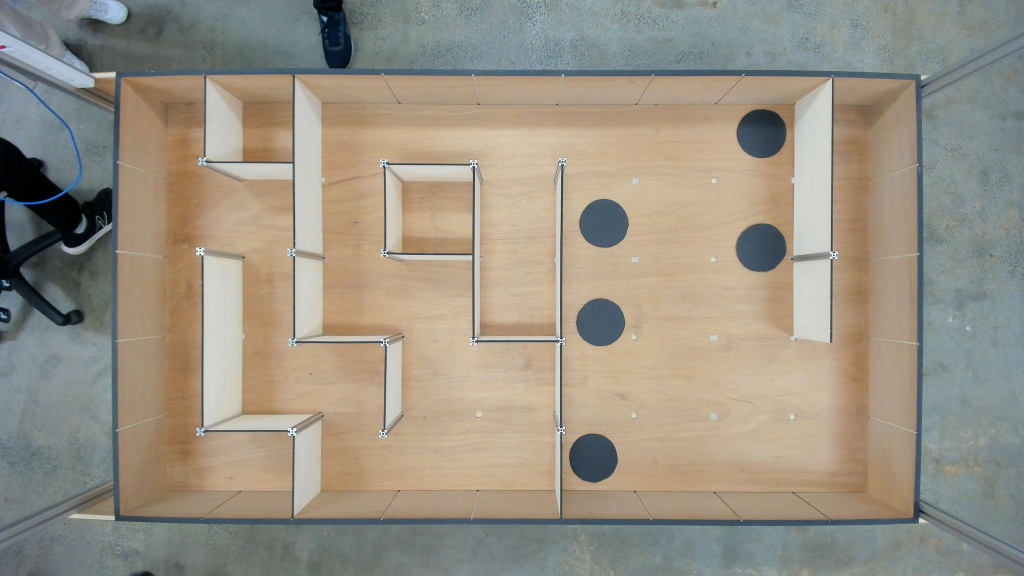
#> input picture PathPlanning/maze_r3.jpg, 2048 x 1152 px (shown at 1/2 size)
$ jupyter execute pathPlanning_obstacles.ipynb
#> lines starting #> are read from the running program, lines starting #| are printed output that depends on the picture; after the words box and inside, x2 and y2 are one past the last pixel; in counts of white or black regions, pixels touching at a corner belong together
[cell 1]
import cv2
import numpy as np
import random
import math
from matplotlib import pyplot as plt
from collections import deque


# General settings
seed = 42
# image_file = "sample_map.png"

# Task 1 - Occupancy map
unsafe_kernel_size = 5
unsafe_iterations = 5

[cell 2]
class Node:
    def __init__(self, node_id, x, y):
        self.id = node_id
        self.x = x
        self.y = y

    def get_point(self):
        return (self.x,self.y)

    def get_ID(self):
        return self.id

class Graph:
    def __init__(self):
        self.nodes = {}
        self.edges = {}

    def add_node(self, node_id, x, y):
        if node_id not in self.nodes:
            self.nodes[node_id] = Node(node_id,x,y)
            self.edges[node_id] = {}

    def add_edge(self, node_id1, node_id2, weight):
        if node_id1 in self.nodes and node_id2 in self.nodes:
            if node_id1 not in self.edges:
                self.edges[node_id1] = {}
            self.edges[node_id1][node_id2] = weight
            # add edge going the opposite direction as well
            if node_id2 not in self.edges:
                self.edges[node_id2] = {}
            self.edges[node_id2][node_id1] = weight

    # [6 lines left out: function remove_edge, not called in this run]

    def get_nodes(self):
        return list(self.nodes.keys())

    def get_neighbours(self, node_id):
        if node_id in self.edges:
            return list(self.edges[node_id].keys())
        else:
            return []

[cell 3]
img = cv2.imread('maze_r3.jpg') # TODO: Replace with code to load the image
#> img is the input picture: shape (1152, 2048, 3); mean B, G, R 131.5, 145.5, 152.5
imgHSV = cv2.cvtColor(img,cv2.COLOR_BGR2HSV)
plt.imshow(img)
plt.show()
# pts1 = np.float32([[215,125],[1740,125],[215,990],[1740,990]]) # four points on the first image
pts1 = np.float32([[230,150],[1800,150],[230,1040],[1800,1040]]) # four points on the first image

# pts2 = np.float32([[0,0],[1525,0],[0,865],[1525,865]]) # four points on the second image
pts2 = np.float32([[0,0],[1570,0],[0,865],[1570,865]]) # four points on the second image

H = cv2.getPerspectiveTransform(pts1,pts2) # homography matrix
print(H)
cropped_image = cv2.warpPerspective(imgHSV, H, (1525,865))
kernel = cv2.getStructuringElement(cv2.MORPH_RECT, (3, 3))

cropped_image = cv2.dilate(cropped_image,kernel,iterations=4)

plt.imshow(cropped_image)
plt.show()


# imgHSVMasked = cv2.inRange(cropped_image,(6,45,98),(87,255,237))
imgHSVMasked = cv2.inRange(cropped_image,(33,0,0),(178,255,255))
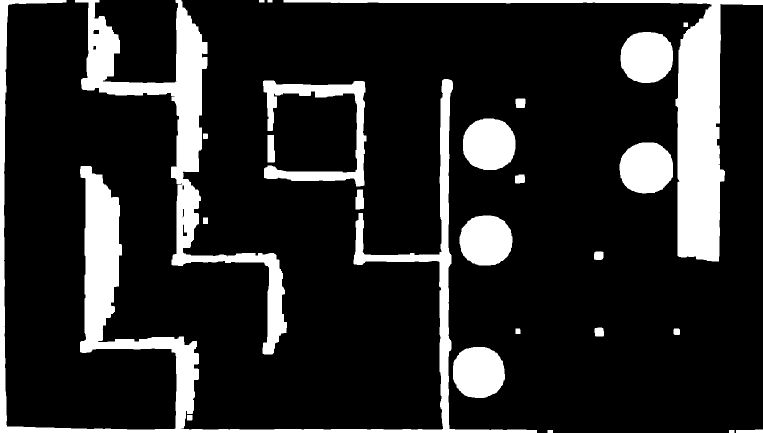
#> imgHSVMasked: shape (865, 1525) (shown at 1/2 size); 16.1% white; 26 white regions, largest, box (x1, y1, x2, y2) and area: (0, 0, 1074, 865) 64218, (567, 0, 1525, 523) 46494, (150, 0, 574, 709) 42420

imgHSVFinal = imgHSVMasked.copy()
imgHSVFinal = cv2.cvtColor(imgHSVFinal, cv2.COLOR_GRAY2RGB)  # Convert single channel to BGR
imgHSVFinal = cv2.erode(imgHSVFinal, kernel, iterations=3)
inverted_image = cv2.bitwise_not(imgHSVFinal)
# inverted_image = cv2.dilate(inverted_image, kernel, iterations=2)

x_start = 5
x_end = 3

x_obstacle = int((1570/9)*x_start)+20
inverted_image = cv2.circle(inverted_image,(x_obstacle,0),10,(0,255,0),-1)

y_obstacle = 0
w_obstacle = int((1570/9)*x_end)
h_obstacle =860
final_width = 1570-x_obstacle-w_obstacle
inverted_image = cv2.circle(inverted_image,(w_obstacle+x_obstacle,h_obstacle),10,(0,255,0),-1)

# x, y, w, h = 860, 0, 500, 860  # Example values
cropped_image = inverted_image[y_obstacle:y_obstacle+h_obstacle, x_obstacle:x_obstacle+w_obstacle]
#> cropped_image: shape (860, 523, 3)
kernel_size = 5
kernel = np.ones((kernel_size, kernel_size), np.uint8)
dilation = 5
iterations = 20

cropped_image = cv2.cvtColor(cropped_image, cv2.COLOR_RGB2GRAY)
#> cropped_image: shape (860, 523)

extra_eroded_image = cv2.dilate(cropped_image, kernel, iterations=dilation)

extra_eroded_image = cv2.erode(extra_eroded_image, kernel, iterations=iterations)

extra_eroded_image = cv2.cvtColor(extra_eroded_image, cv2.COLOR_GRAY2RGB)


inverted_image[y_obstacle:y_obstacle+h_obstacle, x_obstacle:x_obstacle+w_obstacle] = extra_eroded_image


plt.figure(figsize = (9,5))
plt.imshow(inverted_image)

plt.show()

[cell 4]
bfs_image = inverted_image.copy()
bfs_graph = Graph()

height,width,_ = bfs_image.shape
x_step = width/(9)
y_step = height/(5)

# bfs_image = cv2.circle(bfs_image,(300,200),10,(0,255,0),-1)
# bfs_image = cv2.circle(bfs_image,(550,200),10,(0,255,0),-1)

node_id = 0
for row in range(5):
    for col in range(9):
        x = ((col+0.5)*x_step)
        y = ((row+0.5)*y_step)
        bfs_graph.add_node((node_id),x,y)
        bfs_image = cv2.circle(bfs_image,(int(x),int(y)),10,(0,255,0),-1)
        node_id += 1
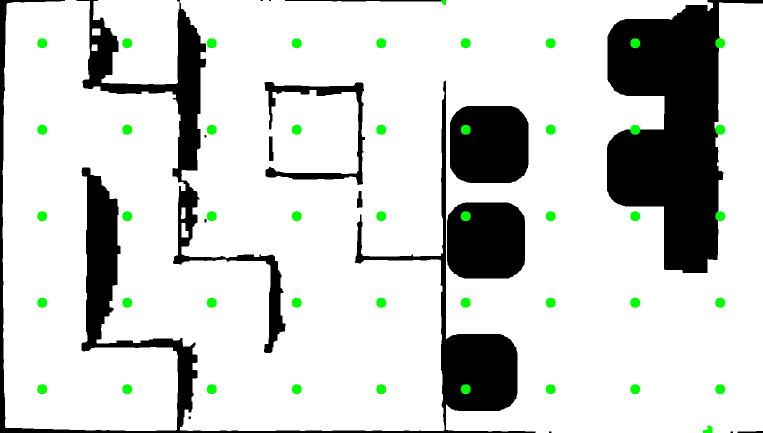
#> bfs_image: shape (865, 1525, 3) (shown at 1/2 size); mean B, G, R 205.8, 208.6, 205.8
#> after the loop, node_id = 45

nodes_list_first = bfs_graph.get_nodes()
#> nodes_list_first = 45 values from 0 to 44
print(nodes_list_first)
#| [0, 1, 2, 3, 4, 5, 6, 7, 8, 9, 10, 11, 12, 13, 14, 15, 16, 17, 18, 19, 20, 21, 22, 23, 24, 25, 26, 27, 28, 29, 30, 31, 32, 33, 34, 35, 36, 37, 38, 39, 40, 41, 42, 43, 44]
plt.imshow(bfs_image,cmap='gray')
plt.show()

[cell 5]
bfs_image2 = inverted_image.copy()
bfs_graph2 = Graph()

height,width,_ = bfs_image2.shape
x_step_Middle = (w_obstacle)/(10)
y_step_Middle = height/(10)

# bfs_image = cv2.circle(bfs_image,(300,200),10,(0,255,0),-1)
# bfs_image = cv2.circle(bfs_image,(550,200),10,(0,255,0),-1)

node_id_Middle = node_id
#> node_id_Middle = 45
for row in range(10):
    for col in range(10):
        x = ((col+0.5)*x_step_Middle + x_obstacle)
        y = ((row+0.5)*y_step_Middle)
        bfs_graph2.add_node((node_id_Middle),x,y)
        bfs_image2 = cv2.circle(bfs_image2,(int(x),int(y)),10,(0,255,0),-1)
        node_id_Middle += 1
#> this loop made 10 passes
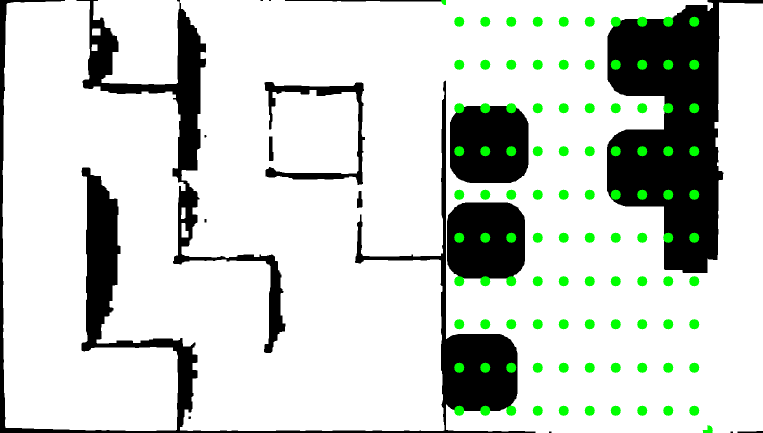
#> bfs_image2: shape (865, 1525, 3) (shown at 1/2 size); mean B, G, R 204, 210.2, 204
#> after the loop, node_id_Middle = 145

nodes_list_middle = bfs_graph2.get_nodes()
#> nodes_list_middle = 100 values from 45 to 144
print(nodes_list_middle)
#> (printed output is left out)
plt.imshow(bfs_image2,cmap='gray')
plt.show()

[cell 6]
bfs_image3 = inverted_image.copy()
bfs_graph3 = Graph()

height,width,_ = bfs_image3.shape
x_step_Final = final_width/(1)
# x_step_Final = 150/(1)

y_step_Final = height/(5)

# bfs_image = cv2.circle(bfs_image,(300,200),10,(0,255,0),-1)
# bfs_image = cv2.circle(bfs_image,(550,200),10,(0,255,0),-1)

node_id_Final = node_id_Middle
#> node_id_Final = 145
for row in range(5):
    for col in range(1):
        x = ((col+0.5)*x_step_Final + (x_obstacle+w_obstacle))
        y = ((row+0.5)*y_step_Final)
        bfs_graph3.add_node((node_id_Final),x,y)
        bfs_image3 = cv2.circle(bfs_image3,(int(x),int(y)),10,(0,255,0),-1)
        node_id_Final += 1
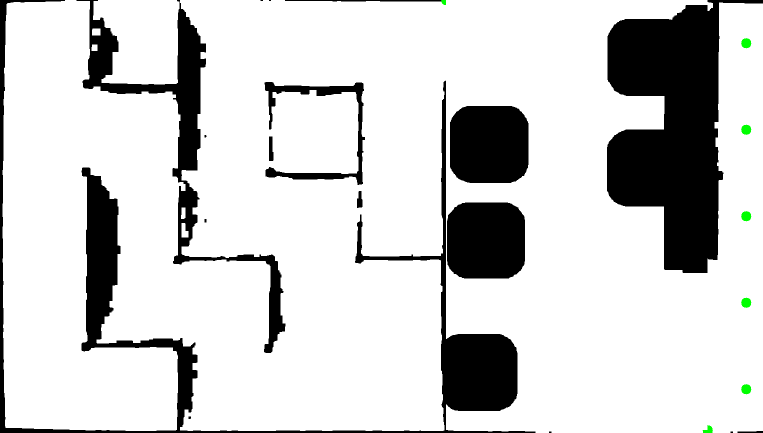
#> bfs_image3: shape (865, 1525, 3) (shown at 1/2 size); mean B, G, R 207.9, 208.3, 207.9
#> after the loop, node_id_Final = 150

nodes_list_last = bfs_graph3.get_nodes()
#> nodes_list_last = [145, 146, 147, 148, 149]
print(nodes_list_last)
#| [145, 146, 147, 148, 149]
plt.imshow(bfs_image3,cmap='gray')
plt.show()

[cell 7]
def path_clear(image, x1, y1, x2, y2):
    clear = True
    x1 = int(x1)
    y1 = int(y1)
    x2 = int(x2)
    y2 = int(y2)
    x = abs(x2-x1)
    y = abs(y2-y1)

    # if the nodes are vertical (same x axis, different y values)
    # should be equal to 0, but in case there are rounding discrepancies in coordinate values
    if x == 0:
        for i in range(y):
            # if there is an red or black obstacle, return false
            if( image[y2+i,x1] == [0,0,0]).all():
                clear = False

    # if the nodes are horizontal (same y axis, different x values)
    else:
        for i in range(x):

            if (image[y1][x2+i] == [0,0,0]).all():
                clear = False
    return clear

def is_close(x1, x2, tol=1.0):
    return abs(x1 - x2) <= tol

[cell 8]
i = 0
for col in range(9):
    for row in range(5):
        node_id1 = col*5 + row

        x1,y1 = bfs_graph.nodes[node_id1].get_point()
        x_left = x1-x_step
        y_left = y1
        x_up = x1
        y_up = y1-y_step

        # Check for available node to the left of current node
        if path_clear(bfs_image, x1,y1,x_left,y_left):
            # draw line between connecting nodes
            cv2.line(bfs_image, (int(x1),int(y1)), (int(x_left),int(y_left)), (0,125,0),1)
            node_id2 = 0
            for n in range(node_id-1):
                # Check if the current point matches a point of a node, if so, that is node 2
                # (used to find index of node 2 to then create an edge)
                if (is_close(bfs_graph.nodes[n].get_point()[0], x_left)) and (is_close(bfs_graph.nodes[n].get_point()[1], y_left)):
                    node_id2 = n
                    bfs_graph.add_edge(node_id1, node_id2, 1)

        # Check for available node above current node
        if path_clear(bfs_image, x1,y1,x_up,y_up):
            cv2.line(bfs_image, (int(x1),int(y1)), (int(x_up),int(y_up)), (0,125,0),1)
            node_id2 = 0
            # Check if the current point matches a point of a node, if so, that is node 2
            for m in range(node_id-1):
                if (is_close(bfs_graph.nodes[m].get_point()[0], x_up)) and (is_close(bfs_graph.nodes[m].get_point()[1], y_up)):
                        node_id2 = m
                        bfs_graph.add_edge(node_id1, node_id2, 1)
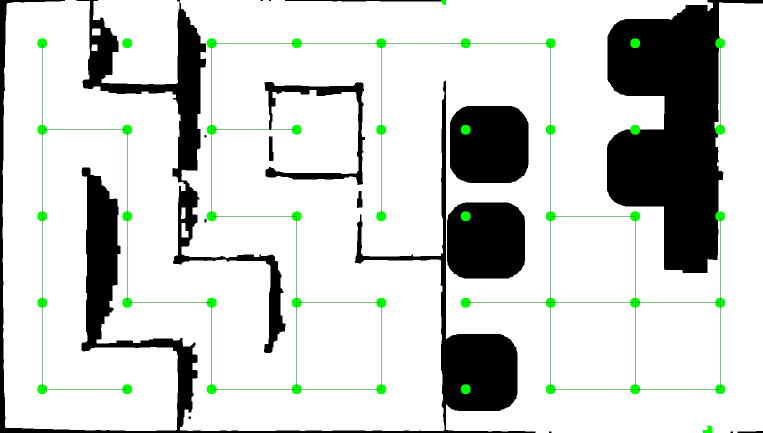
#> bfs_image: shape (865, 1525, 3) (shown at 1/2 size); 0.53% of pixels changed, all inside (x1, y1, x2, y2) = (84, 86, 1441, 779)

plt.imshow(bfs_image)
plt.show()

[cell 9]
for node_id1 in bfs_graph2.get_nodes():
    x1, y1 = bfs_graph2.nodes[node_id1].get_point()
    x_right = x1 + x_step_Middle
    y_right = y1
    x_up = x1
    y_up = y1 - y_step_Middle

    # Check for available node to the right of the current node
    if x_right <= 1400 and path_clear(bfs_image2, x1, y1, x_right, y_right):
        cv2.line(bfs_image2, (int(x1), int(y1)), (int(x_right), int(y_right)), (0, 125, 0), 1)
        for node_id2 in bfs_graph2.get_nodes():
            if (is_close(bfs_graph2.nodes[node_id2].get_point()[0], x_right)) and \
               (is_close(bfs_graph2.nodes[node_id2].get_point()[1], y_right)):
                bfs_graph2.add_edge(node_id1, node_id2, 1)
                break

    # Check for available node above the current node
    if y_up >= 0 and path_clear(bfs_image2, x1, y1, x_up, y_up):
        cv2.line(bfs_image2, (int(x1), int(y1)), (int(x_up), int(y_up)), (0, 125, 0), 1)
        for node_id2 in bfs_graph2.get_nodes():
            if (is_close(bfs_graph2.nodes[node_id2].get_point()[0], x_up)) and \
               (is_close(bfs_graph2.nodes[node_id2].get_point()[1], y_up)):
                bfs_graph2.add_edge(node_id1, node_id2, 1)
                break
#> this loop made 100 passes
#> (x_right, y_right, x_up, y_up) on passes 1 to 4: (970.4, 43.25, 918.1, -43.25), (1022.8, 43.25, 970.5, -43.25), (1075, 43.25, 1022.8, -43.25), (1127.3, 43.25, 1075, -43.25)
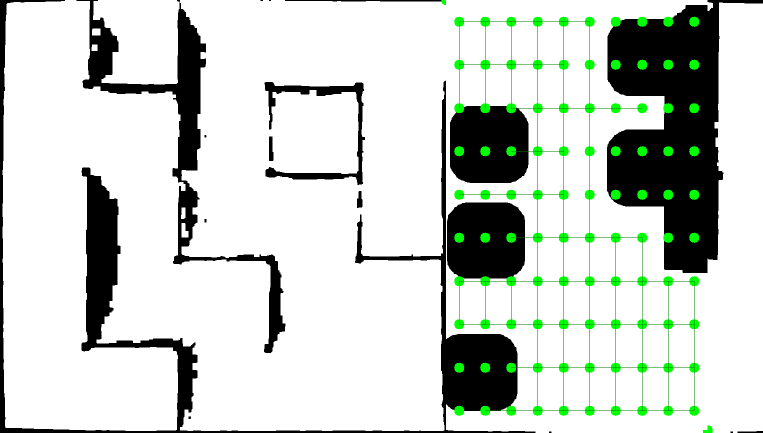
#> bfs_image2: shape (865, 1525, 3) (shown at 1/2 size); 0.55% of pixels changed, all inside (x1, y1, x2, y2) = (918, 43, 1389, 822)

plt.imshow(bfs_image2)
plt.show()

[cell 10]
for node_id1 in bfs_graph3.get_nodes():
    x1, y1 = bfs_graph3.nodes[node_id1].get_point()
    x_right = x1 + x_step_Final
    y_right = y1
    x_up = x1
    y_up = y1 - y_step_Final

    # Check for available node to the right of the current node
    if x_right <= 1500 and path_clear(bfs_image3, x1, y1, x_right, y_right):
        cv2.line(bfs_image3, (int(x1), int(y1)), (int(x_right), int(y_right)), (0, 125, 0), 1)
        for node_id2 in bfs_graph3.get_nodes():
            if (is_close(bfs_graph3.nodes[node_id2].get_point()[0], x_right)) and \
               (is_close(bfs_graph3.nodes[node_id2].get_point()[1], y_right)):
                bfs_graph3.add_edge(node_id1, node_id2, 1)
                break

    # Check for available node above the current node
    if y_up >= 0 and path_clear(bfs_image3, x1, y1, x_up, y_up):
        cv2.line(bfs_image3, (int(x1), int(y1)), (int(x_up), int(y_up)), (0, 125, 0), 1)
        for node_id2 in bfs_graph3.get_nodes():
            if (is_close(bfs_graph3.nodes[node_id2].get_point()[0], x_up)) and \
               (is_close(bfs_graph3.nodes[node_id2].get_point()[1], y_up)):
                bfs_graph3.add_edge(node_id1, node_id2, 1)
                break
#> this loop made 5 passes

plt.imshow(bfs_image3)
plt.show()

[cell 11]
def bfs(graph, start_node_id, end_node_id):
#> called with start_node_id = 0, end_node_id = 44
    queue = deque([start_node_id])
    visited = set()
    parents = {start_node_id: None}

    while queue:
        current_node_id = queue.popleft()

        # Skip this node if we have already visited it
        if current_node_id in visited:
            continue

        # Mark this node as visited
        visited.add(current_node_id)

        # Check if we have reached the end node
        if current_node_id == end_node_id:
            path = []
            while current_node_id is not None:
                path.append(current_node_id)
                current_node_id = parents[current_node_id]
            path.reverse()
            return path

        # Get neighbours of the current node
        neighbours = graph.get_neighbours(current_node_id)

        # Reverse the order of the neighbours to match the spec
        neighbours.reverse()

        # Add neighbours to the queue and set their parent
        for neighbour_id in neighbours:
            if neighbour_id not in visited and neighbour_id not in queue:
                queue.append(neighbour_id)
                parents[neighbour_id] = current_node_id

    # If no path is found, return an empty list
    return []

# Task 3.2: Impliment BFS continued
start = (0,0)
end = (8,4)
##### TO DO:::::::: GET A WAY TO ADD THE START AND END NODES TO THE GRID FOR BFS


# Run bfs and display the output
path = bfs(bfs_graph,0,44)

length = len(path)
for i in range(length-1):
    x1,y1 = bfs_graph.nodes[path[i]].get_point()
    x2,y2 = bfs_graph.nodes[path[i+1]].get_point()

    cv2.line(bfs_image, (int(x1),int(y1)), (int(x2),int(y2)), (0,0,255),2)
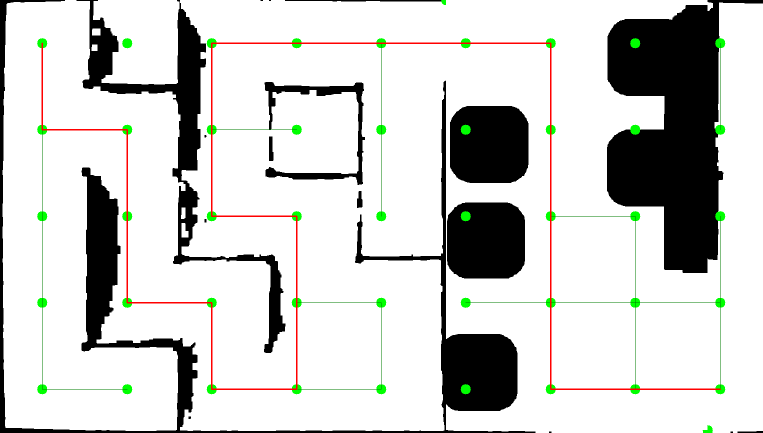
#> bfs_image: shape (865, 1525, 3) (shown at 1/2 size); 0.86% of pixels changed, all inside (x1, y1, x2, y2) = (83, 85, 1442, 780)


# Display resulting image
print(f"Path: {path}")
#| Path: [0, 9, 10, 19, 28, 29, 38, 39, 30, 21, 20, 11, 2, 3, 4, 5, 6, 15, 24, 33, 42, 43, 44]
plt.imshow(bfs_image)
plt.show()

[cell 12]
node1 = nodes_list_middle[1]
nodes_list_length = len(nodes_list_middle)
node2 = nodes_list_middle[nodes_list_length-1]
pathMiddle = bfs(bfs_graph2,node1,node2)
#> the loop in bfs, `while queue:` made 73 passes

length = len(pathMiddle)
for i in range(length-1):
    x1,y1 = bfs_graph2.nodes[pathMiddle[i]].get_point()
    x2,y2 = bfs_graph2.nodes[pathMiddle[i+1]].get_point()

    cv2.line(bfs_image2, (int(x1),int(y1)), (int(x2),int(y2)), (0,0,255),2)
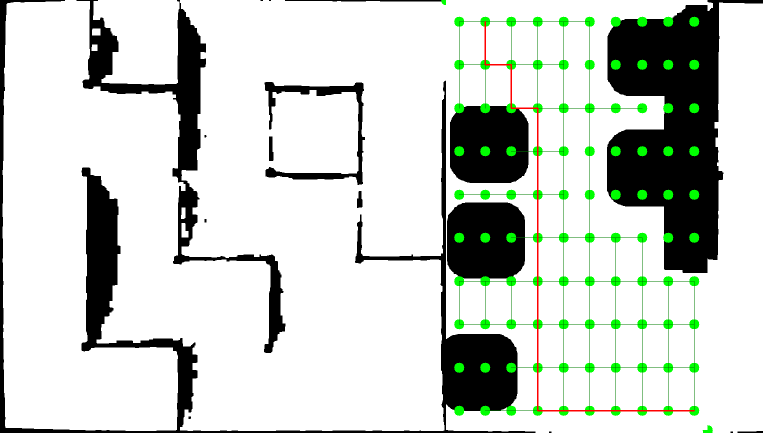
#> bfs_image2: shape (865, 1525, 3) (shown at 1/2 size); 0.27% of pixels changed, all inside (x1, y1, x2, y2) = (969, 42, 1390, 823)


# Display resulting image
print(f"Path: {pathMiddle}")
#| Path: [46, 56, 57, 67, 68, 78, 88, 98, 108, 118, 128, 138, 139, 140, 141, 142, 143, 144]
plt.imshow(bfs_image2)
plt.show()

[cell 13]
node1 = nodes_list_last[1]
nodes_list_length = len(nodes_list_last)
node2 = nodes_list_last[nodes_list_length-1]

pathFinal = bfs(bfs_graph3,node1,node2)
#> the loop in bfs, `while queue:` made 5 passes

length = len(pathFinal)
for i in range(length-1):
    x1,y1 = bfs_graph3.nodes[pathFinal[i]].get_point()
    x2,y2 = bfs_graph3.nodes[pathFinal[i+1]].get_point()

    cv2.line(bfs_image3, (int(x1),int(y1)), (int(x2),int(y2)), (0,0,255),2)
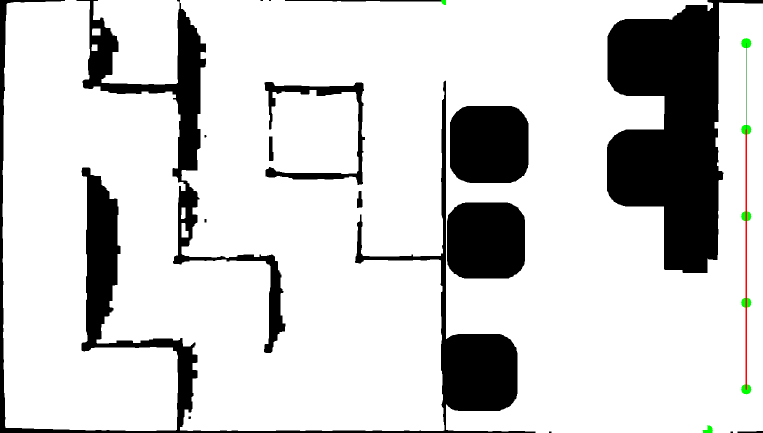
#> bfs_image3: shape (865, 1525, 3) (shown at 1/2 size); mean B, G, R 207.6, 208, 207.9


# Display resulting image
print(f"Path: {pathFinal}")
#| Path: [146, 147, 148, 149]
plt.imshow(bfs_image3)
plt.show()

[cell 14]
def find_direction(graph, path):
    # north is index 0, east 1, south 2, west 3
    # right 0, left 1, up 2, down 3

    lookup = [
    ["rf", "lf", "f", " error "], #north
    ["f", " error ", "lf", "rf"], #east
    ["lf", "rf", " error ", "f"], #south
    [" error ", "f", "rf", "lf"]  #west
    ]

    commands = "f"
    heading = 0

    if graph.nodes[path[1]].x > graph.nodes[path[0]].x:
        heading = 1 #east
    elif graph.nodes[path[1]].x < graph.nodes[path[0]].x:
        heading = 3 #west
    elif graph.nodes[path[1]].y < graph.nodes[path[0]].y:
        heading = 0 #north
    elif graph.nodes[path[1]].y > graph.nodes[path[0]].y:
        heading = 2 #south

        #print("starting heading", heading)

    for i in range(1, len(path) - 1):
        #print(heading)
        if graph.nodes[path[i+1]].x > graph.nodes[path[i]].x: #right
            commands += lookup[heading][0]
            heading = 1
            #print("east")
        elif graph.nodes[path[i+1]].x < graph.nodes[path[i]].x: # left
            commands += lookup[heading][3]
            heading = 3
            #print("west")
        elif graph.nodes[path[i+1]].y < graph.nodes[path[i]].y: #up
            commands += lookup[heading][2]
            heading = 0
            #print("north")
        elif graph.nodes[path[i+1]].y > graph.nodes[path[i]].y: #down
            commands += lookup[heading][3]
            heading = 2
#> this loop made 21 passes
            #print("south")
    return commands

print(find_direction(bfs_graph, path))
#| flfrfflfrflflff error rffrffffrfffflff
print(find_direction(bfs_graph2, pathMiddle))
#> the loop in find_direction (call 2), `for i in range(1, len(path) - 1):` made 16 passes
#| flfrflfrffffffflffffff
print(find_direction(bfs_graph3, pathFinal))
#| fff


# [64 lines of commented-out code are left out]
